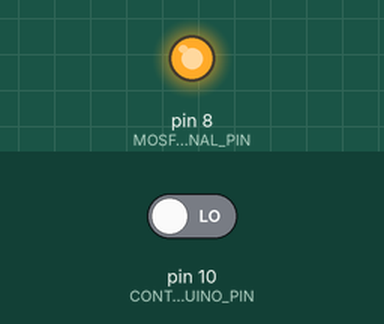
Bench run of a sketch on a simulated Arduino Uno, built with avr-gcc and run on an emulated ATmega328P. On the bench: output pins drawn as LEDs (lit = HIGH). Inputs (shaded band) come from the test bench; at power-on: pin 10 (CONTROL_ARDUINO_PIN) LOW.

Above: at 0.1 s.
Timing chart, 0 to 1.6 s (numbered marks = the images above):
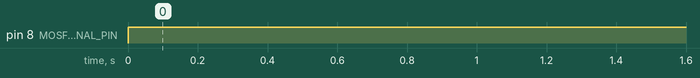

Measured:
- by itself, pin 8 (MOSFET_SIGNAL_PIN): LOW → HIGH at 0.00 s

The sketch:

_2018loadArduinoCode.ino
```cpp
//TODO:
//      1. figure out how to send the control signal to the arduino to break
//      2. Confirm both the voltage divider constants
//      3. Implement the kill switch in the hardware and test to make sure it is reading it correctly
//      4. Confirm constant buffer values
//


//const double MOSFET_BUFFER_VOLTAGE = 8.1;
//const double VOLTAGE_DIVIDER_PRE_PCC= 14.327; //From last year
//const double VOLTAGE_DIVIDER_LOAD= 10; // Need to confirm both of these values
const int MOSFET_SIGNAL_PIN = 8;
const int CONTROL_ARDUINO_PIN = 10;
//const int KILL_SWITCH_PIN = 11;        //Generic pin values that we can figure out
const double VOLTAGE_DIFFERENT_BUFFER = .5;
const double LOAD_VOTLAGE_BUFFER = .5;
//static boolean killSwitchState = false;
//static boolean mosfetOn = false;


boolean determineDisconnect(double loadVoltage, double turbineVoltage);
void setup(){
  pinMode(MOSFET_SIGNAL_PIN, OUTPUT);
  //pinMode(KILL_SWITCH_PIN, INPUT);
  pinMode(CONTROL_ARDUINO_PIN, INPUT);
  digitalWrite(MOSFET_SIGNAL_PIN, LOW);
}

void loop(){
  //double prePCCVoltage= VOLTAGE_DIVIDER_PRE_PCC*((double)analogRead(A0))*5.0/1023.0; //Attach the turbine voltage reading on pin A0
  //double loadVoltage = VOLTAGE_DIVIDER_LOAD*((double)analogRead(A1))*5.0/1023.0;  //Attach the load voltage reading on A1

  /*
  //For debugging
  Serial.print("Reading the pre pcc Voltage as: ");
  Serial.println(prePCCVoltage);
  Serial.print("Reading the load voltage as: ");
  Serial.println(loadVoltage);
  //For debugging
  */
  //Test this part first initially.

  //boolean pccDisconnect = determineDisconnect(loadVoltage, prePCCVoltage);
  boolean braked = (digitalRead(CONTROL_ARDUINO_PIN) == LOW); //Has to be low because when the other arduino loses power it will be low and know it's braked
  if(braked){
    digitalWrite(MOSFET_SIGNAL_PIN, HIGH);

  }


  //******************************************************************************//
  //******************************************************************************//
  //*******************************KILL SWITCH BLOCK******************************//
  //******************************************************************************//
  //******************************************************************************//

  /*

  if(killSwitchHit){
    killSwitchState = true;
    digitalWrite(CONTROL_ARDUINO_PIN, HIGH);
    //send a signal to the control arduino to break.
  }
  else{
    if(killSwitchState!=killSwitchHit){
      //This means the kill switch was flipped back off and we are ready to begin pitching and producing power

      digitalWrite(MOSFET_SIGNAL_PIN, HIGH); //turn on the mosfet

      //For debugging
      Serial.println("Turning the Mosfet on");
      //For debugging

      delay(10000);                         //Wait 10 secons
      digitalWrite(MOSFET_SIGNAL_PIN, LOW); //turn mosfet back off

      //For debugging
      Serial.println("Turbin the mosfet off");
      //For debugging

      killSwitchState = killSwitchHit;      //reset the states so that they are equal
      */
    //}
  }


  //******************************************************************************//
  //******************************************************************************//
  //*****************************PCC DISCONNECT BLOCK*****************************//
  //******************************************************************************//
  //******************************************************************************//
/*
  if(pccDisconnect){
    //send a signal to the control arduino to break
    mosfetOn = true;

    //For debugging
    Serial.println("PCC Disconnected. Turning the Mosfet back on. ");
    //For debugging


    digitalWrite(MOSFET_SIGNAL_PIN, HIGH);
  }
  else{
    if(mosfetOn){
      if(prePCCVoltage-loadVoltage > VOLTAGE_DIFFERENT_BUFFER && loadVoltage > MOSFET_BUFFER_VOLTAGE){
        digitalWrite(MOSFET_SIGNAL_PIN, LOW);
        mosfetOn = false;
      }
    }
  }

}


boolean determineDisconnect(double loadVoltage, double turbineVoltage){
  if(turbineVoltage-loadVoltage > VOLTAGE_DIFFERENT_BUFFER && loadVoltage < LOAD_VOTLAGE_BUFFER){
    return true;
  }
  return false;
}

*/
```
